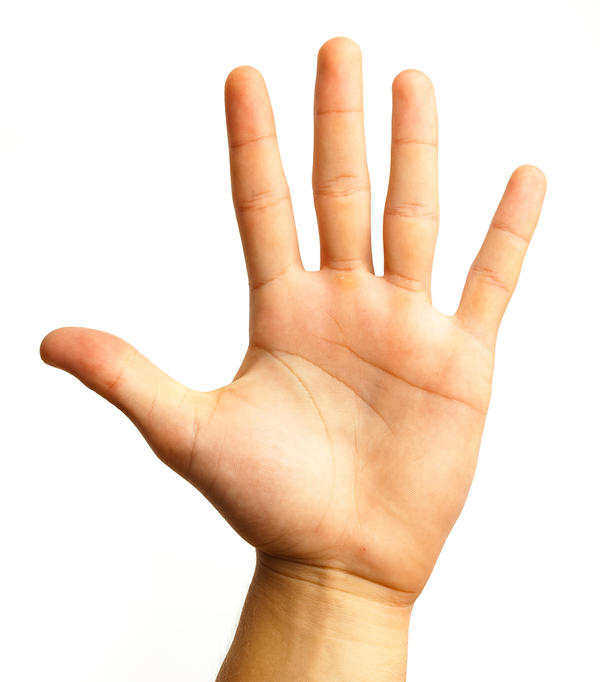
#> input picture hand.jpeg, 600 x 682 px, given in place of the camera
$ python hg.py
#> lines starting #> are read from the running program, lines starting #| are printed output that depends on the picture; after the words box and inside, x2 and y2 are one past the last pixel; in counts of white or black regions, pixels touching at a corner belong together
#Author: Sardor Allaberganov
#ID: U1610202
#Group CSE 16-2

#------------------------------------------------
# Project Name: HAND AND FINGER DETECTION CONTROL
#------------------------------------------------

#importing opencv library for image processing
import cv2 as cv
#importing numpy package for scientific computing with Python
import  numpy as np
# sklearn.metrics module includes score functions, performance metrics and pairwise metrics and distance computations
from sklearn.metrics import pairwise

#global variables
background = None

#---------------------------------------------------------
# Funtion to find the running average over the background
#---------------------------------------------------------
def average_bg(image, aWeighted):
    global background
    #initialize background
    if background is None:
        background = image.copy().astype("float")
        return

    #opencv function to compute weighted average image, accumulate it and update the background
    cv.accumulateWeighted(image, background, aWeighted)

#----------------------------------------------------
# Funtion to segment the region of hand in the image
#----------------------------------------------------
# [81 lines left out: functions hand_segment, count_finger, not called in this run]

#-----------------
# main function
#-----------------
if __name__ == "__main__":
    # initialize accumulated weight
    accumWeight = 0.5

    # get the reference to the webcam
    video = cv.VideoCapture(0)

    # region of interest (ROI) coordinates
    top, right, bottom, left = 0, 400, 225, 630

    # initialize num of frames
    num_frames = 0

    # calibration indicator
    calibrated = False

    # keep looping, until interrupted
    while(True):
        # get the current frame
        (grabbed, frame) = video.read()
#> frame is the input picture: shape (682, 600, 3); mean B, G, R 210.3, 226.7, 246

        # flip the frame so that it is not the mirror view
        frame = cv.flip(frame, 1)
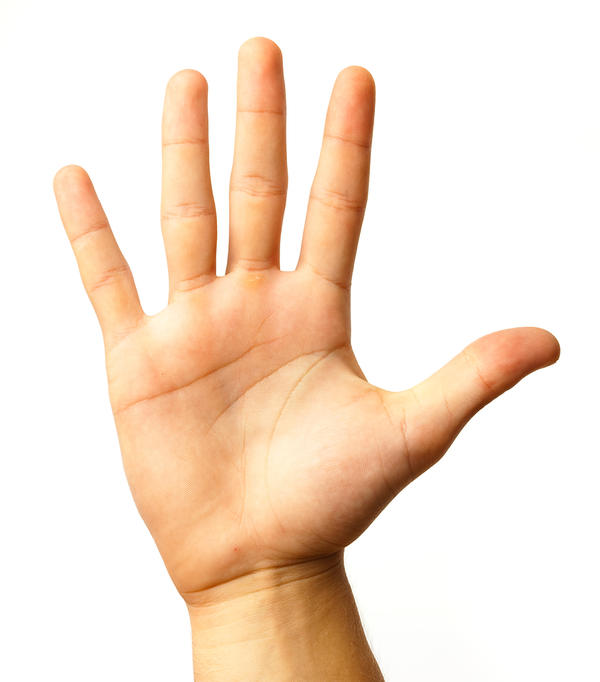
#> frame: shape (682, 600, 3); mean B, G, R 210.3, 226.7, 246

        # clone the frame
        clone = frame.copy()

        # get the height and width of the frame
        (height, width) = frame.shape[:2]
#> height = 682; width = 600

        # get the ROI
        roi = frame[top:bottom, right:left]
        cv.imshow("ROI", roi)

        # convert the roi to grayscale and blur it
        gray = cv.cvtColor(roi, cv.COLOR_BGR2GRAY)
#> gray: shape (225, 200); every value is 255
        cv.imshow("Gray image", gray)
        gray = cv.GaussianBlur(gray, (7, 7), 0)
        cv.imshow("Blurred image", gray)

        # to get the background, keep looking till a threshold is reached
        # so that our weighted average model gets calibrated
        if num_frames < 30:
            average_bg(gray, accumWeight)
#> in average_bg, `background = image.copy().astype("float")`: background: shape (225, 200) float64; every value is 255
        else:
            # segment the hand region
            hand = hand_segment(gray)

            # check whether hand region is segmented
            if hand is not None:
                # if yes, unpack the thresholded image and
                # segmented region
                (thresholded, segmented) = hand

                # draw the segmented region and display the frame
                cv.drawContours(clone, [segmented + (right, top)], -1, (0, 0, 255))

                #count the number of fingers
                fingers = count_finger(thresholded, segmented)

                if (fingers == 0):
                	cv.putText(clone, str("Stop song"), (70, 75), cv.FONT_HERSHEY_SIMPLEX, 1, (0,0,0), 2)
                elif(fingers == 1):
                	cv.putText(clone, str("Play song"), (70, 75), cv.FONT_HERSHEY_SIMPLEX, 1, (0,0,0), 2)
                elif(fingers == 2):
                	cv.putText(clone, str("Prev song"), (70, 75), cv.FONT_HERSHEY_SIMPLEX, 1, (0,0,0), 2)
                elif(fingers == 3):
                	cv.putText(clone, str("Next song"), (70, 75), cv.FONT_HERSHEY_SIMPLEX, 1, (0,0,0), 2)
                elif(fingers == 4):
                	cv.putText(clone, str("Sound up"), (70, 75), cv.FONT_HERSHEY_SIMPLEX, 1, (0,0,0), 2)
                elif(fingers == 5):
                	cv.putText(clone, str("Sound down"), (70, 75), cv.FONT_HERSHEY_SIMPLEX, 1, (0,0,0), 2)
                else:
                	print("Unknown command")
                #put text to the showing window
                cv.putText(clone, str(fingers), (70, 45), cv.FONT_HERSHEY_SIMPLEX, 1, (0,0,0), 2)

                # show the thresholded image
                cv.imshow("Thesholded", thresholded)

        # draw the segmented hand
        cv.rectangle(clone, (left, top), (right, bottom), (0,255,0), 2)
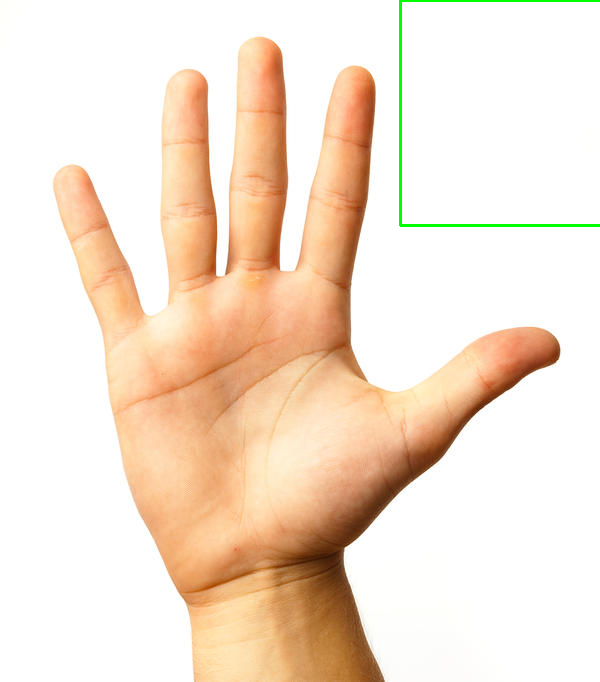
#> clone: shape (682, 600, 3); 0.41% of pixels changed, all inside (x1, y1, x2, y2) = (399, 0, 600, 227)

        # increment the number of frames
        num_frames += 1

        # resize the frame
        clone = cv.resize(clone, (1024,768))
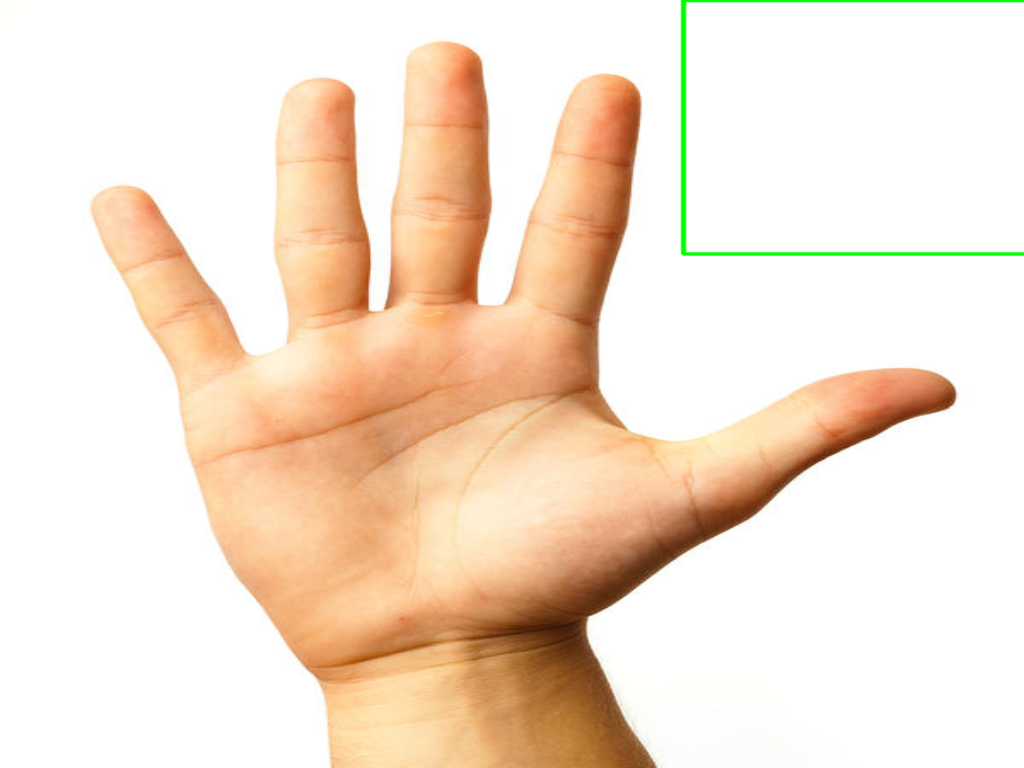
#> clone: shape (768, 1024, 3); mean B, G, R 209.2, 226.7, 244.9

		# display the frame with segmented hand
        cv.imshow("Video Feed", clone)

        # observe the keypress by the user
        keypress = cv.waitKey(1) & 0xFF
#> (key q is pressed here)

        # if the user pressed "q", then stop looping
        if keypress == ord("q"):
            break


    # [17 lines of commented-out code are left out]
